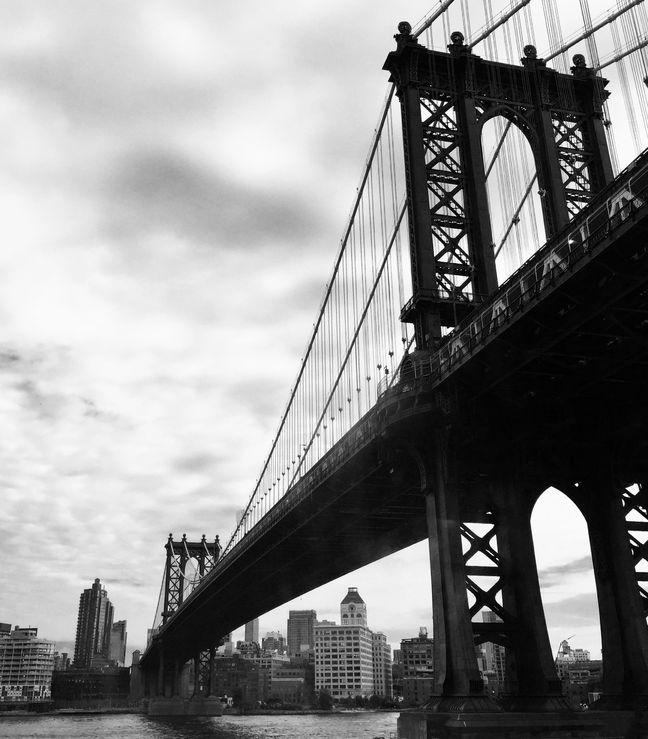
%> input picture Relazione elaborazione e Filtraggio Immagini/immagini_input/ponte.jpg, 648 x 739 px; its folder holds only this picture in this run
$ octave --eval "Elabora_immagini;"   (GNU Octave 9; MATLAB toolbox functions it lacks are replaced by stand-ins)
%> lines starting %> are read from the running program, lines starting %| are printed output that depends on the picture
### Relazione elaborazione e Filtraggio Immagini/Filtro_immagine.m
function Filtro_immagine(input_path, output_folder, sigma_h)
%> called with input_path = './immagini_input/ponte.jpg', output_folder = './immagini_output', sigma_h = 2
%% CONTROLLO DEGLI INPUT
if nargin < 3
    fprintf('Uso: Filtro_immagine(input_path, output_folder, sigma_h)\n');
    return;
end

% Lettura dell'immagine
x = imread(input_path);
%> x is the input picture: size 739x648 uint8; min 0, max 255, mean 138.8

% Creazione cartella di output specifica per l'immagine
[~, img_name, ~] = fileparts(input_path);
img_output_folder = fullfile(output_folder, img_name);
if ~exist(img_output_folder, 'dir')
    mkdir(img_output_folder);
end

%% FILTRAGGIO PASSA-BASSO
h1 = fspecial('gaussian', 6 * sigma_h, sigma_h);
y1 = imfilter(x, h1);
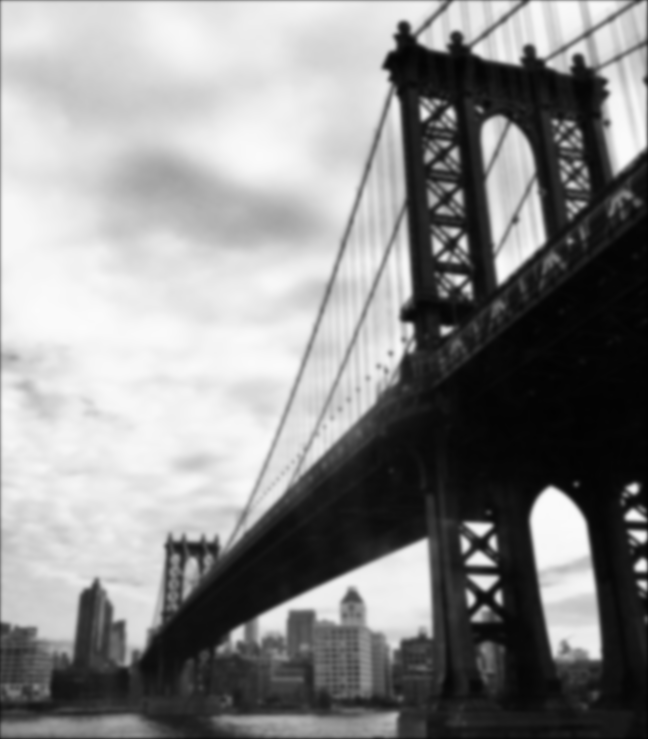
%> y1: size 739x648 uint8; min 1, max 251, mean 138.1

% Salvataggio dell'immagine filtrata passa-basso
imwrite(y1, fullfile(img_output_folder, 'Filtro_PB.png'));

%% FILTRAGGIO PASSA-ALTO
z1 = x - y1; % Segnale originale - segnale passa-basso
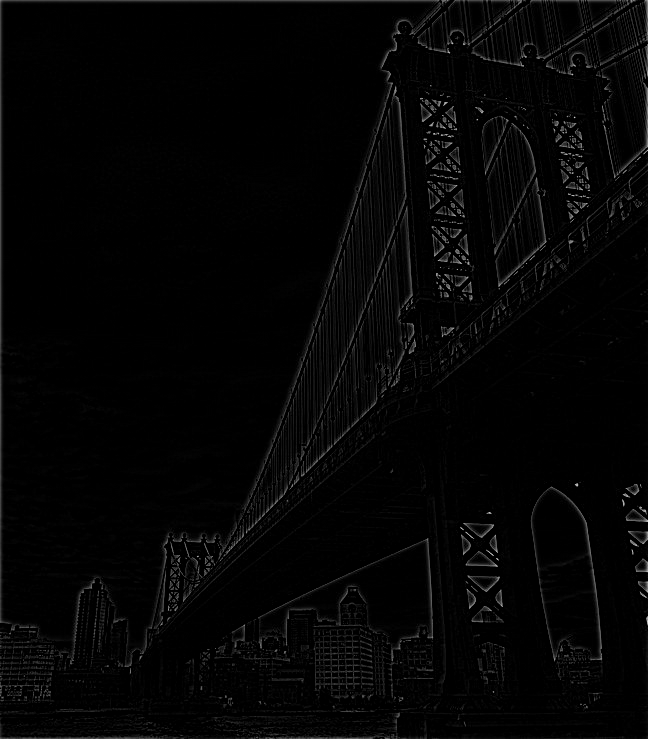
%> z1: size 739x648 uint8; min 0, max 210, mean 4.8

% Salvataggio dell'immagine filtrata passa-alto
imwrite(z1, fullfile(img_output_folder, 'Filtro_PA.png'));

%% NEGATIVO ED ESTRAZIONE DI CONTORNO
ImmagineBianca = 255 * ones(size(x), 'uint8');
y2 = ImmagineBianca - 2 * z1;
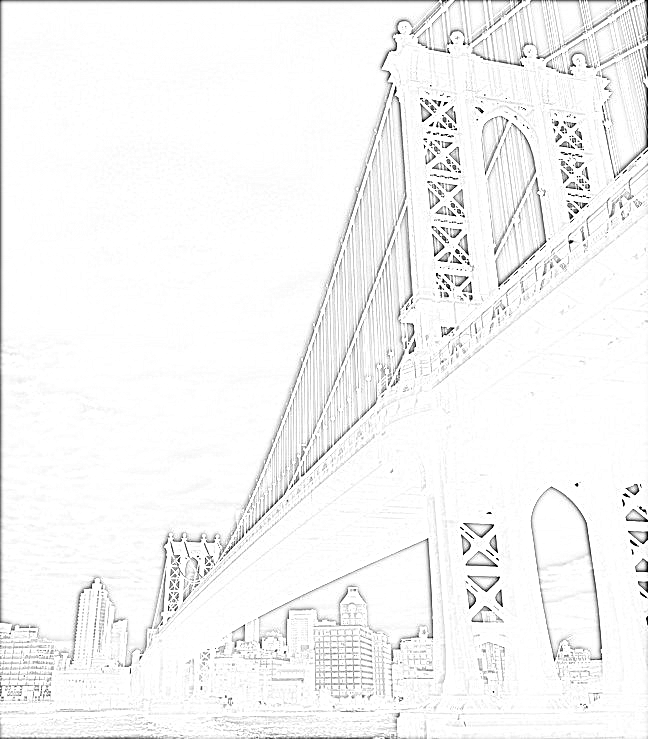
%> y2: size 739x648 uint8; min 0, max 255, mean 245.5

% Salvataggio dell'immagine negativa con estrazione di contorno
imwrite(y2, fullfile(img_output_folder, 'Negativo_Contorni.png'));

fprintf('Elaborazione completata: risultati salvati in %s\n', img_output_folder);
end

### Relazione elaborazione e Filtraggio Immagini/Elabora_immagini.m
function Elabora_immagini()
% ELABORA_IMMAGINI Carica immagini da una cartella, le elabora e salva i risultati

%% DEFINIZIONE DELLE CARTELLE
input_folder = './immagini_input';
output_folder = './immagini_output';

% Creazione della cartella output se non esiste
if ~exist(output_folder, 'dir')
    mkdir(output_folder);
end

% Legge tutte le immagini dalla cartella di input
file_ext = {'*.jpg', '*.png', '*.tif', '*.bmp'}; % Formati supportati
image_files = [];
for i = 1:length(file_ext)
    image_files = [image_files; dir(fullfile(input_folder, file_ext{i}))];
end

%% PARAMETRO DEL FILTRO GAUSSIANO
sigma_h = 2; % Modificare se necessario

%% PROCESSO DI ELABORAZIONE
if isempty(image_files)
    fprintf('Nessuna immagine trovata nella cartella %s\n', input_folder);
    return;
end

for i = 1:length(image_files)
    % Percorso completo dell'immagine
    input_path = fullfile(input_folder, image_files(i).name);

    % Richiama la funzione di filtraggio
    Filtro_immagine(input_path, output_folder, sigma_h);
end

fprintf('Tutte le immagini sono state elaborate e salvate in %s\n', output_folder);
end
